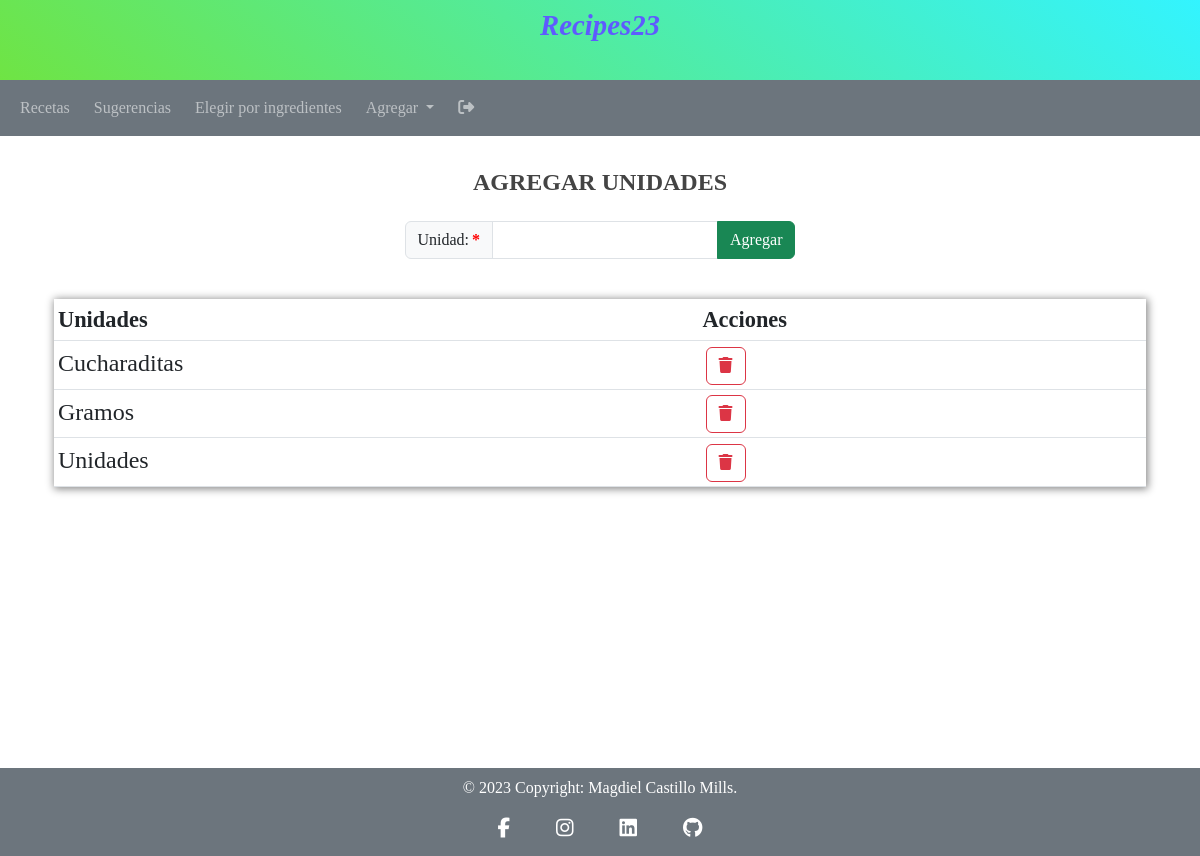
Page /views/add-units.php (signed in) on the earlier database version.
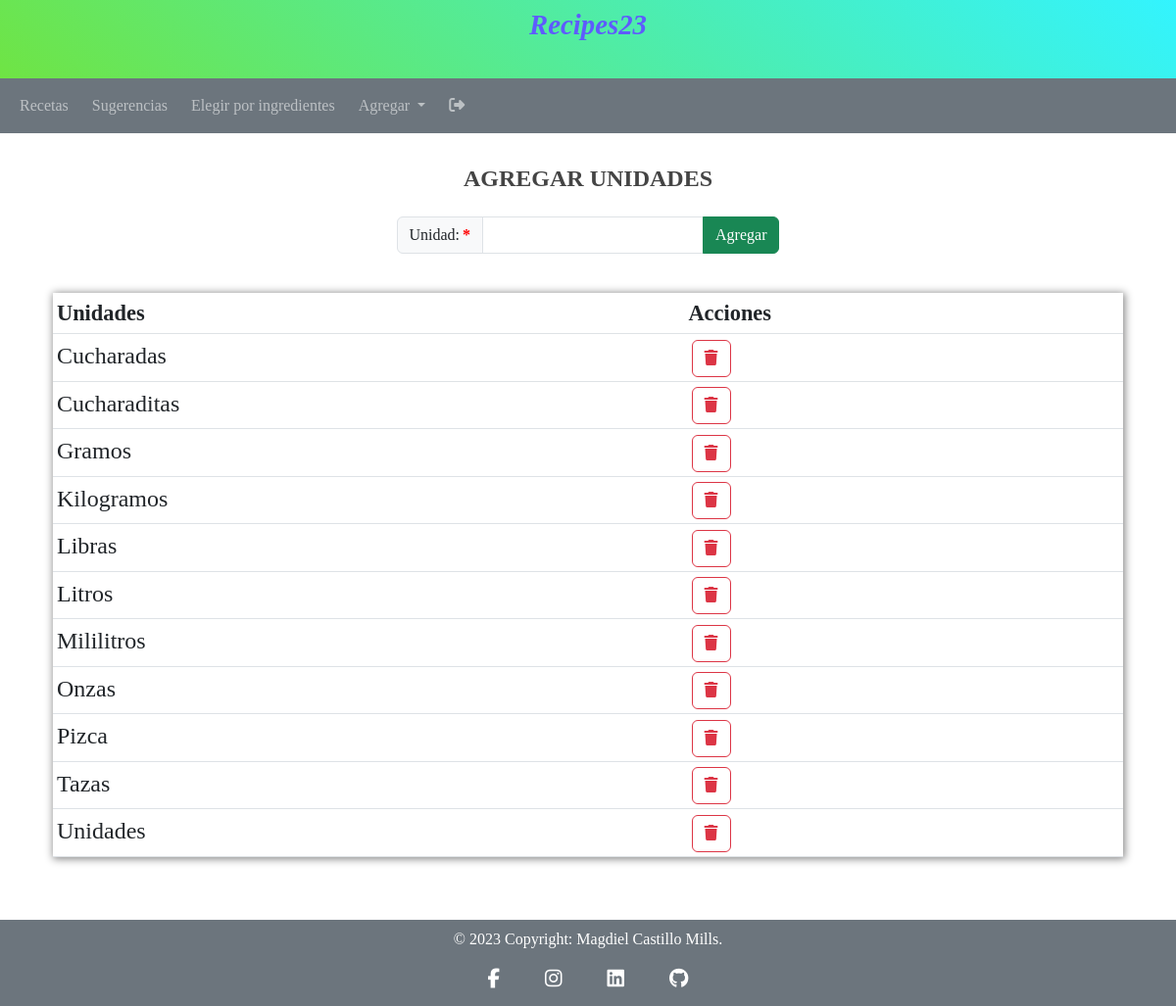
Same page on the later database version.
### tables this page shows
CREATE TABLE `units` (
  `unitid` int NOT NULL AUTO_INCREMENT,
  `unit` varchar(20) NOT NULL,
  PRIMARY KEY (`unitid`),
  UNIQUE KEY `unit` (`unit`)
);

### views/add-units.php (the view, shortened to what this page needs)
<?php
require_once ("../config/db_Connection.php");
require_once ("../modules/head.php");
?>
<?php
require_once ("../modules/nav.php");
?>
<main class="container p-4">
    <div class="row mt-2 text-center justify-content-center">
    <h3>AGREGAR UNIDADES</h3>
        <form class="mt-3 col-auto" method="POST" action="../actions/create.php" autocomplete="on" onsubmit="return validation('add_units', /[a-zA-Z\t\h]+|(^$)/)">
            <div class="input-group mb-3">
                <label class="input-group-text is-required" for="add_units">Unidad: </label>
                <input class="form-control" type="text" id="add_units" name="add_units"  pattern="[a-zA-Z áéíóúÁÉÍÓÚñÑ]+" minlength="2" maxlength="50" autofocus required>
                <input  class="btn btn-success" type="submit" value="Agregar">
            </div>
        </form>
    </div>
    <div>
        <table class="table table-sm mt-4">
            <thead>
                <tr class="bg-primary">
                    <th>Unidades</th>
                    <th>Acciones</th>
                </tr>
            </thead>
            <tbody>
                <?php
                    $sql = "SELECT unit FROM units ORDER BY unit;";
                    $result = $conn -> query($sql);
                    if($result -> num_rows > 0){
                        while($row = $result -> fetch_assoc()){
                            $html = "<tr>";
                            $html .= "<td>" . ucfirst($row['unit']) . "</td>";
                            $html .= "<td>";
                            $html .= "<a href='../actions/delete.php?unitname=" . $row['unit'] . "' " . "class='btn btn-outline-danger' title='Eliminar'><i class='fa-solid fa-trash'></i></a>";
                            $html .= "</td>";
                            $html .= "</tr>";
                            echo $html;
                        }
                    }
                ?>
            </tbody>
        </table>
    </div>
</main>
<?php
require_once ("../modules/footer.php");
?>

Differences in the rows shown:
added units: unit "Cucharadas"
added units: unit "Kilogramos"
added units: unit "Libras"
added units: unit "Litros"
added units: unit "Mililitros"
added units: unit "Onzas"
added units: unit "Pizca"
added units: unit "Tazas"
